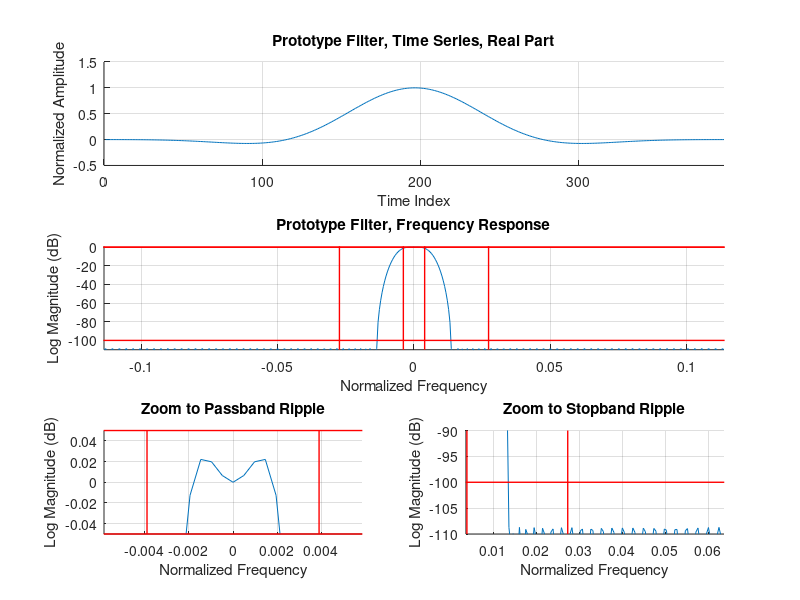
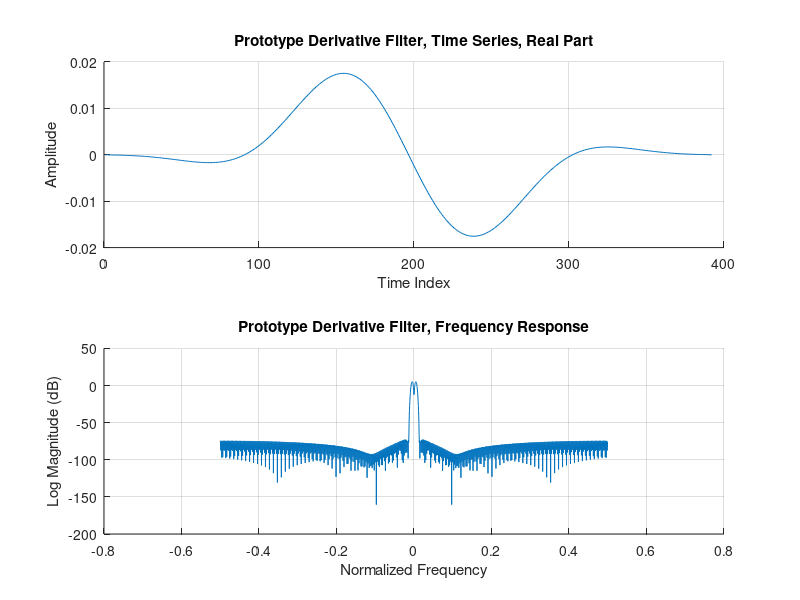

Reproduce these figures in MATLAB, in order.
% Joshua Emele <jemele@acm.org>
% WES265, Final, Problem 3

% clean up environment before starting
clear all;
close all;

% filter design parameters
% passband peak-to-peak ripple (dB)
rp = .1
% stopband attenuation (dB)
rs = 100
% convert from dB to volt
dev = [(10^(rp/20)-1)/(10^(rp/20)+1)  10^(-rs/20)];
% the transition and stop band, in kHz
f = [2.5 17.5]
a = [1 0]
% the sample rate, in kHz
fs = 1280
% the number of fft bins
bins = 2048

% Estimate the filter order using firpmord and the Harris approximation.
% Use the the worst-case value and generate the filter.
[n,fo,ao,w]=firpmord(f,a,dev,fs)
n = max(ceil((fs/(f(2)-f(1)))*(rs/22)),n)
h = firpm(n,fo,ao,w);
h = h/max(h);
frequency_response = 20*log10(abs(fftshift(fft(h,bins))));

% 3a. Show the time series and spectrum of the prototype filter. Show the
% filter specifications on the spectrum.
figure(1);
subplot(3,1,1);
hold on;
plot(h);
axis([0 length(h) -0.5 1.5]);
grid on;
title('Prototype Filter, Time Series, Real Part');
xlabel('Time Index');
ylabel('Normalized Amplitude');

frequency_response = fftshift(20*log10(abs(fft(h/sum(h),bins))));
subplot(3,1,2);
hold on;
plot(-0.5:1/bins:0.5-1/bins,frequency_response);
grid on;
axis([-0.1-fo(3)/2 0.1+fo(3)/2 -110 1]);
title('Prototype Filter, Frequency Response');
xlabel('Normalized Frequency');
ylabel('Log Magnitude (dB)');

% plot the filter specifications
line('XData',[-0.5 0.5],'YData',[-rs -rs], 'LineWidth', 1, 'Color','r')
line('XData',[-0.5 0.5],'YData',[+rp/2 +rp/2], 'LineWidth', 1, 'Color','r')
line('XData',[-0.5 0.5],'YData',[-rp/2 -rp/2], 'LineWidth', 1, 'Color','r')
line('XData',[-2*f(1)/fs -2*f(1)/fs],'YData',ylim, 'LineWidth', 1, 'Color','r')
line('XData',[+2*f(1)/fs +2*f(1)/fs],'YData',ylim, 'LineWidth', 1, 'Color','r')
line('XData',[-2*f(2)/fs -2*f(2)/fs],'YData',ylim, 'LineWidth', 1, 'Color','r')
line('XData',[+2*f(2)/fs +2*f(2)/fs],'YData',ylim, 'LineWidth', 1, 'Color','r')

subplot(3,2,5);
hold on;
plot((-0.5:1/bins:0.5-1/bins), frequency_response);
grid on;
axis([-3*fo(2)/2 3*fo(2)/2 -rp/2 rp/2]);
title('Zoom to Passband Ripple');
xlabel('Normalized Frequency');
ylabel('Log Magnitude (dB)');
line('XData',[-0.5 0.5],'YData',[-rs -rs], 'LineWidth', 1, 'Color','r')
line('XData',[-0.5 0.5],'YData',[+rp/2 +rp/2], 'LineWidth', 1, 'Color','r')
line('XData',[-0.5 0.5],'YData',[-rp/2 -rp/2], 'LineWidth', 1, 'Color','r')
line('XData',[-2*f(1)/fs -2*f(1)/fs],'YData',ylim, 'LineWidth', 1, 'Color','r')
line('XData',[+2*f(1)/fs +2*f(1)/fs],'YData',ylim, 'LineWidth', 1, 'Color','r')
line('XData',[-2*f(2)/fs -2*f(2)/fs],'YData',ylim, 'LineWidth', 1, 'Color','r')
line('XData',[+2*f(2)/fs +2*f(2)/fs],'YData',ylim, 'LineWidth', 1, 'Color','r')

subplot(3,2,6);
hold on;
plot((-0.5:1/bins:0.5-1/bins), frequency_response);
grid on;
axis([fo(3)/2-0.01 fo(3)/2+0.05 -rs-10 -rs+10]);
title('Zoom to Stopband Ripple');
xlabel('Normalized Frequency');
ylabel('Log Magnitude (dB)');
line('XData',[-0.5 0.5],'YData',[-rs -rs], 'LineWidth', 1, 'Color','r')
line('XData',[-0.5 0.5],'YData',[+rp/2 +rp/2], 'LineWidth', 1, 'Color','r')
line('XData',[-0.5 0.5],'YData',[-rp/2 -rp/2], 'LineWidth', 1, 'Color','r')
line('XData',[-2*f(1)/fs -2*f(1)/fs],'YData',ylim, 'LineWidth', 1, 'Color','r')
line('XData',[+2*f(1)/fs +2*f(1)/fs],'YData',ylim, 'LineWidth', 1, 'Color','r')
line('XData',[-2*f(2)/fs -2*f(2)/fs],'YData',ylim, 'LineWidth', 1, 'Color','r')
line('XData',[+2*f(2)/fs +2*f(2)/fs],'YData',ylim, 'LineWidth', 1, 'Color','r')

% 3b. Show the time series and spectrum pf the derivative filter dh(n) formed
% by convolution with [1 0 -1]/2 phase aligned with h(n) by discarding end
% points.
dh = conv([1 0 -1]/2,h);
dh = dh(2:length(dh)-1);

figure(2);
subplot(2,1,1);
hold on;
plot(dh);
grid on;
title('Prototype Derivative Filter, Time Series, Real Part');
xlabel('Time Index');
ylabel('Amplitude');

frequency_response = fftshift(20*log10(abs(fft(dh,bins))));
subplot(2,1,2);
hold on;
plot(-0.5:1/bins:0.5-1/bins,frequency_response);
grid on;
title('Prototype Derivative Filter, Frequency Response');
xlabel('Normalized Frequency');
ylabel('Log Magnitude (dB)');
